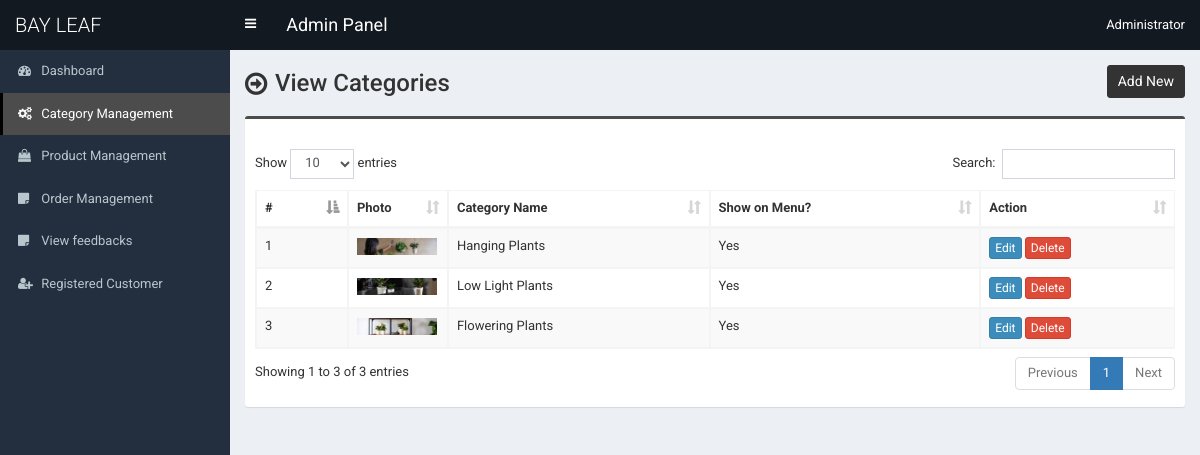
Page /admin/top-category.php (signed in) on the committed database.
### tables this page shows
CREATE TABLE IF NOT EXISTS `tbl_category` (
  `tcat_id` int(11) NOT NULL AUTO_INCREMENT,
  `tcat_name` varchar(255) NOT NULL,
  `show_on_menu` int(1) NOT NULL,
  `p_featured_photo` varchar(255) NOT NULL DEFAULT '   ',
  PRIMARY KEY (`tcat_id`)
);

### admin/top-category.php (the view, shortened to what this page needs)
<?php require_once('header.php'); ?>
<section class="content-header">
	<div class="content-header-left">
		<h1>View Categories</h1>
	</div>
	<div class="content-header-right">
		<a href="top-category-add.php" class="btn btn-primary btn-sm">Add New</a>
	</div>
</section>
<section class="content">
  <div class="row">
    <div class="col-md-12">
      <div class="box box-info">
        <div class="box-body table-responsive">
          <table id="example1" class="table table-bordered table-hover table-striped">
			<thead>
			    <tr>
			        <th>#</th>
				    <th> Photo</th>
			        <th> Category Name</th>
                    <th>Show on Menu?</th>
			        <th>Action</th>
			    </tr>
			</thead>
            <tbody>
            	<?php
            	$i=0;
            	$statement = $pdo->prepare("SELECT * FROM tbl_category ORDER BY tcat_id DESC");
            	$statement->execute();
            	$result = $statement->fetchAll(PDO::FETCH_ASSOC);
            	foreach ($result as $row) {
            		$i++;
            		?>
					<tr>
	                    <td><?php echo $i; ?></td>
					    <td style="width:82px;"><img src="../assets/uploads/<?php echo $row['p_featured_photo']; ?>" alt="<?php echo $row['tcat_name']; ?>" style="width:80px;"></td>
	                    <td><?php echo $row['tcat_name']; ?></td>
                        <td>
                            <?php
                                if($row['show_on_menu'] == 1) {
                                    echo 'Yes';
                                } else {
                                    echo 'No';
                                }
                            ?>
                        </td>
	                    <td>
	                        <a href="top-category-edit.php?id=<?php echo $row['tcat_id']; ?>" class="btn btn-primary btn-xs">Edit</a>
	                        <a href="#" class="btn btn-danger btn-xs" data-href="top-category-delete.php?id=<?php echo $row['tcat_id']; ?>" data-toggle="modal" data-target="#confirm-delete">Delete</a>
	                    </td>
	                </tr>
            		<?php
            	}
            	?>
            </tbody>
          </table>
        </div>
      </div>
</section>
<?php require_once('footer.php'); ?>

### admin/style.css (style rules this page uses)
body { font-size: 13px; font-family: "Roboto", sans-serif; }
.content-header > h1, .content-header .content-header-left h1 { font-family: "Roboto", sans-serif; }
.box-info { padding-top: 20px; }
.content-header { overflow: hidden; }
.content-header .content-header-left { float: left; padding-top: 5px; }
.content-header .content-header-right { float: right; }
.content-header .content-header-left h1 { margin-top: 0; margin-bottom: 0; padding-left: 30px; padding-bottom: 5px; font-size: 24px; position: relative; }
.content-header .content-header-left h1:before { position: absolute; top: 0; left: 0; font-family: "FontAwesome", sans-serif; font-size: 26px; content: "\f18e"; }
.content-header .content-header-right a { position: relative; font-size: 14px; }
.box.box-info { border-top-color: #4c4c4c; }
.content-header .content-header-right a { background-color: #333333; border-color: #333333; }

### rows in the picture
tbl_category: p_featured_photo (picture), tcat_name "Hanging Plants", show_on_menu "Yes"
tbl_category: p_featured_photo (picture), tcat_name "Low Light Plants", show_on_menu "Yes"
tbl_category: p_featured_photo (picture), tcat_name "Flowering Plants", show_on_menu "Yes"

### other values in the picture
$_SESSION['user']['full_name'] "Administrator"
